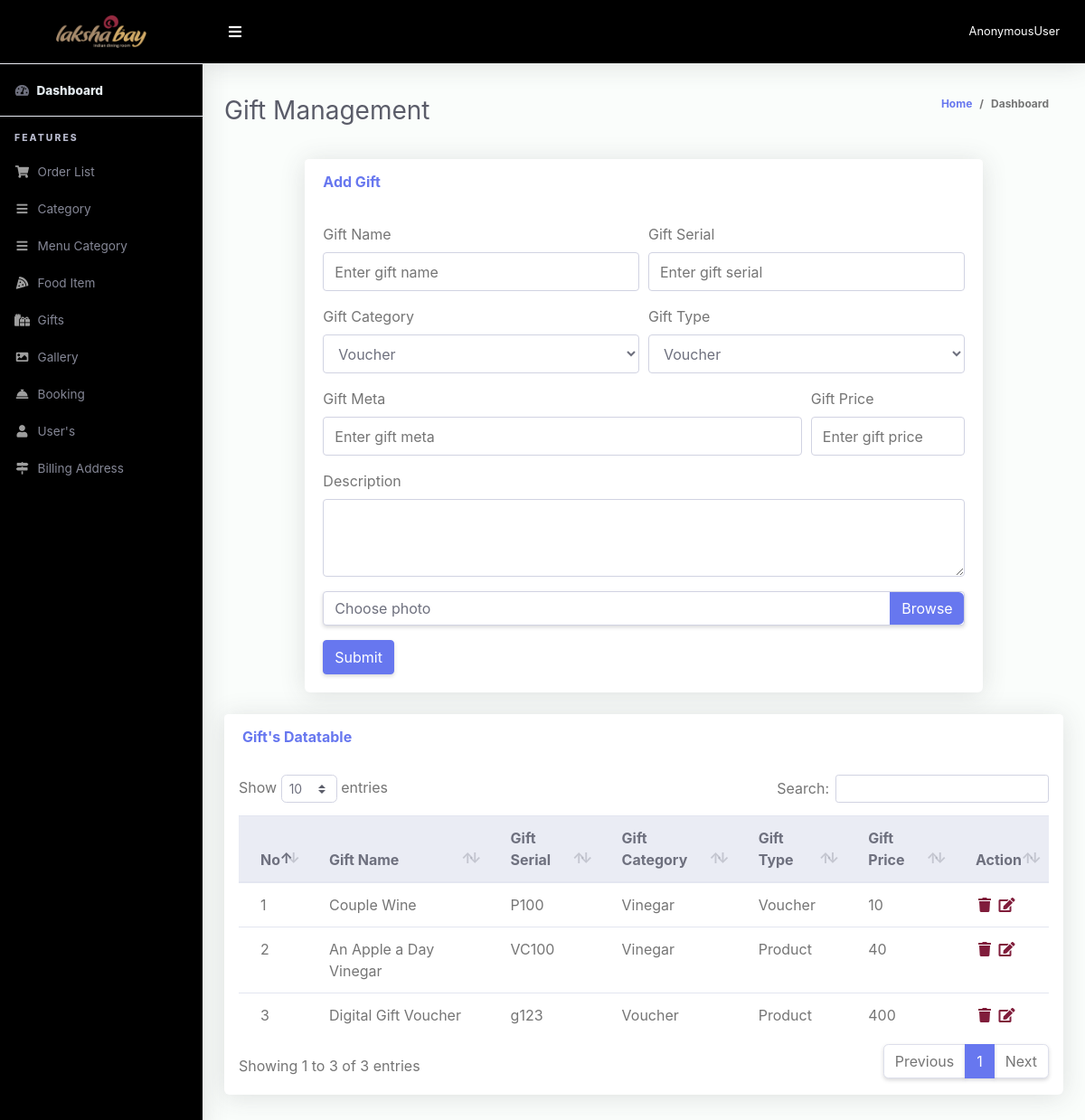
The page /superadmin/food-gifts/ on the database its author committed.
### App_Lakshabay/models.py (models this page shows, shortened)
class gift(models.Model):
    gift_id = models.AutoField(primary_key=True)
    gift_name = models.CharField(max_length=120, blank=False)
    gift_sl_no = models.CharField(max_length=120, blank=True)
    gift_category = models.ForeignKey(category, on_delete=models.CASCADE)
    gift_type = models.CharField(choices=SELECT_GIFT_CAT_TYPE, max_length=150)
    gift_meta = models.CharField(max_length=255, blank=False)
    gift_description = models.TextField()
    gift_image = models.ImageField(upload_to="gifts/", blank=False)
    gift_price = models.IntegerField(blank=True, null=True)
    gift_weight = models.IntegerField(blank=True, null=True)
    gift_dimension = models.CharField(max_length=150, blank=True, null=True)

class category(models.Model):
    category_id = models.AutoField(primary_key=True)
    category_name = models.CharField(max_length=120, blank=False)
    class Meta:
        verbose_name = _("Category")
        verbose_name_plural = _("Categories")

### App_Superadmin/views.py (the view, shortened to what this page needs)
# urls.py: path('gifts/', views.GiftView, name='gifts'),
def GiftView(request):
    allgifts=gift.objects.all().order_by("-gift_id")
    cats=category.objects.all()
    context={
        'allgift':allgifts,
        'cats':cats,
    }
    return render(request,'App_Superadmin/giftspage.html',context)

### templates/App_Superadmin/giftspage.html (shortened to what this page needs)
{% extends 'App_Superadmin/base.html' %}
{% load static %}
{% block content %}
 <div class="container-fluid" id="container-wrapper">
          <div class="d-sm-flex align-items-center justify-content-between mb-4">
            <h1 class="h3 mb-0 text-gray-800">Gift Management</h1>
            <ol class="breadcrumb">
              <li class="breadcrumb-item"><a href="{% url 'App_Lakshabay:index' %}">Home</a></li>
              <li class="breadcrumb-item active" aria-current="page">Dashboard</li>
            </ol>
          </div>
            <div class="col-lg-10 m-0 m-auto">
              <div class="card mb-4">
                <div class="card-header py-3 d-flex flex-row align-items-center justify-content-between">
                  <h6 class="m-0 font-weight-bold text-primary">Add Gift</h6>
                </div>
                <div class="card-body">
                  <form method="post" action="{% url 'App_Superadmin:gift' %}" enctype="multipart/form-data">{% csrf_token %}
                      <div class="form-row">
                      <div class="form-group col-md-6">
                          <label for="exampleInputEmail1">Gift Name</label>
                          <input type="text" class="form-control" name="gift_name" placeholder="Enter gift name" required>
                    </div>
                     <div class="form-group col-md-6">
                          <label for="exampleInputEmail1">Gift Serial</label>
                          <input type="text" class="form-control" name="gift_serial" placeholder="Enter gift serial" required>
                    </div>
                      </div>
                       <div class="form-row">
                      <div class="form-group col-md-6">
                          <label for="exampleInputEmail1">Gift Category</label>
                          <select class="form-control" id="exampleFormControlSelect1" name="gift_category">
                           {% for c in cats %}
                            <option value="{{ c.category_id }}">{{ c.category_name }}</option>
                            {% endfor %}
                          </select>
                    </div>
                     <div class="form-group col-md-6">
                          <label for="exampleInputEmail1">Gift Type</label>
                          <select class="form-control" id="exampleFormControlSelect1" name="gift_type">
                            <option value="Voucher">Voucher</option>
                          </select>
                    </div>
                      </div>
                  <div class="form-row">
                      <div class="form-group col-md-9">
                          <label for="exampleInputEmail1">Gift Meta</label>
                          <input type="text" class="form-control" name="gift_meta" placeholder="Enter gift meta" required>
                    </div>
                     <div class="form-group col-md-3">
                          <label for="exampleInputEmail1">Gift Price</label>
                          <input type="number" step="1" onkeypress="return event.charCode >= 8 && event.charCode <= 57" class="form-control" name="gift_price" placeholder="Enter gift price" required>
                    </div>
                      </div>
                  <div class="form-group">
                      <label for="exampleFormControlTextarea1">Description</label>
                      <textarea class="form-control" id="exampleFormControlTextarea1" name="gift_description" rows="3"></textarea>
                    </div>
                    <div class="form-group">
                      <div class="custom-file">
                        <label class="custom-file-label" for="customFile">Choose photo</label>
                      </div>
                    </div>
                    <button type="submit" class="btn btn-primary">Submit</button>
                  </form>
                </div>
              </div>
            </div>
          <div class="row mb-3">
          <div class="col-lg-12">
              <div class="card mb-4">
                <div class="card-header py-3 d-flex flex-row align-items-center justify-content-between">
                  <h6 class="m-0 font-weight-bold text-primary">Gift's Datatable</h6>
                </div>
                <div class="table-responsive p-3">
                  <table class="table align-items-center table-flush table-hover" id="dataTableHover">
                    <thead class="thead-light">
                      <tr>
                        <th>No</th>
                        <th>Gift Name</th>
                        <th>Gift Serial</th>
                        <th>Gift Category</th>
                        <th>Gift Type</th>
                        <th>Gift Price</th>
                        <th>Action</th>
                      </tr>
                    </thead>
                    <tbody>
                    {% for g in allgift %}
                      <tr>
                        <td>{{ forloop.counter }}</td>
                        <td>{{ g.gift_name }}</td>
                        <td>{{ g.gift_sl_no }}</td>
                        <td>{{ g.gift_category.category_name }}</td>
                        <td>{{ g.gift_type }}</td>
                        <td>{{ g.gift_price }}</td>
                        <td>
                            <a href="{% url 'App_Superadmin:gift_delete' g.gift_id %}"  onclick="return confirm('Are you sure you want to delete this item?');">
                                <i class="fas fa-fw fa-trash" style="color: #801d3b;"></i>
                            </a>
                            <a href="{% url 'App_Superadmin:gift_update' g.gift_id %}"><i class="fas fa-fw fa-edit" style="color: #801d3b;"></i></a>
                        </td>
                      </tr>
                     {% endfor %}
                    </tbody>
                  </table>
                </div>
              </div>
            </div>
          </div>
        </div>
{% endblock %}

### rows shown on the page
gift: gift_name "Couple Wine", gift_sl_no "P100", gift_category.category_name "Vinegar", gift_type "Voucher", gift_price "10"
gift: gift_name "An Apple a Day Vinegar", gift_sl_no "VC100", gift_category.category_name "Vinegar", gift_type "Product", gift_price "40"
gift: gift_name "Digital Gift Voucher", gift_sl_no "g123", gift_category.category_name "Voucher", gift_type "Product", gift_price "400"

### other values the page prints
{{ request.user }} "AnonymousUser"
form field gift_category "Voucher"
